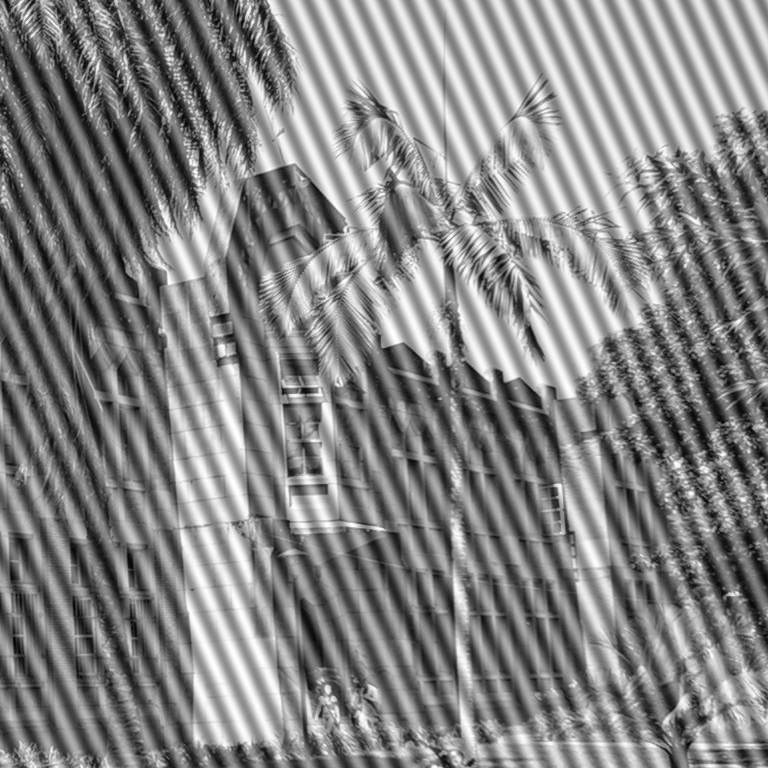
#> input picture Entrega 1/Punto 4.b/b.png, 768 x 768 px
$ jupyter execute ruido.ipynb
#> lines starting #> are read from the running program, lines starting #| are printed output that depends on the picture; after the words box and inside, x2 and y2 are one past the last pixel; in counts of white or black regions, pixels touching at a corner belong together
[cell 1]
import numpy as np
import matplotlib.pyplot as plt
import cv2

[cell 2]
fig_1, img_1 = plt.subplots(1,2,figsize=(10, 10))

ruido=cv2.imread("b.png",cv2.IMREAD_UNCHANGED)
#> ruido is the input picture: shape (768, 768); min 0, max 255, mean 132.5

img_1[0].set_title("Imagen con ruido")
img_1[0].imshow(ruido,cmap="gray")

tf=(np.fft.fft2(ruido))
tf1=np.fft.fftshift(tf)
intensidad=np.abs(tf1)

img_1[1].imshow(np.log(intensidad))

fig_1.tight_layout()
plt.show()
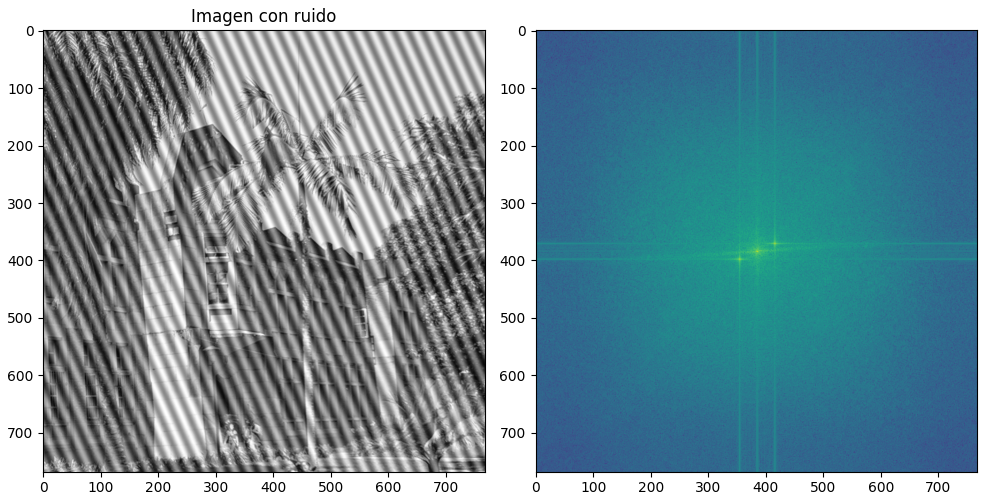
#> figure drawn by matplotlib, 2 panels

[cell 3]
mask_2=np.ones((768,768),dtype="uint8")

[cell 4]
# Lineas verticales
cv2.line(mask_2,(353,0),(353,768),0,2);
cv2.line(mask_2,(415,0),(415,768),0,2);

#Lineas horizontales
cv2.line(mask_2,(0,398),(768,398),0,2);
cv2.line(mask_2,(0,370),(768,370),0,2);

cv2.circle(mask_2,(415,370),10,0,-1);
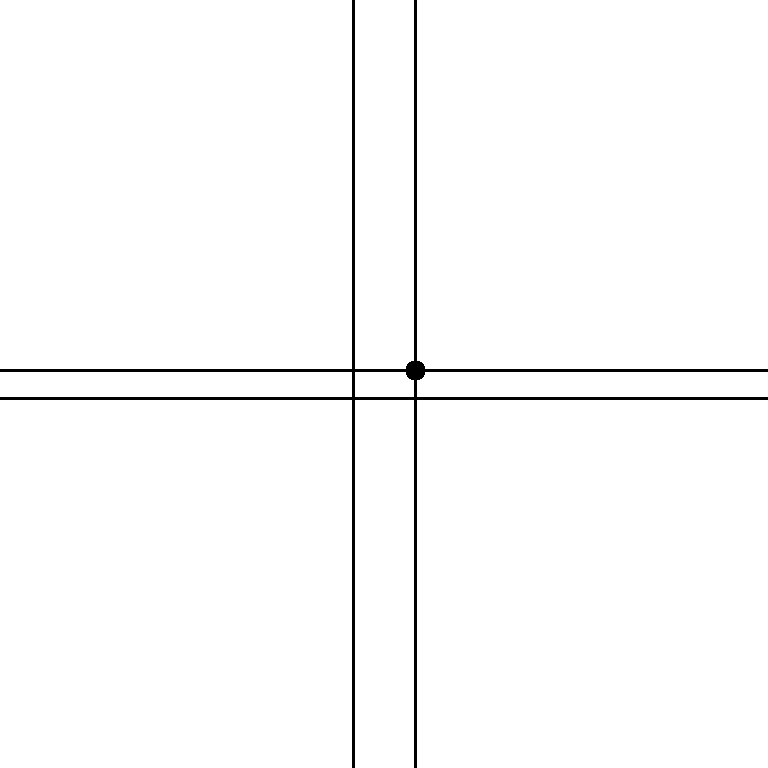
#> mask_2: shape (768, 768); values 0 (black) and 1 (white), 98.4% white; 1 black region, box (x1, y1, x2, y2) and area: (0, 0, 768, 768) 9388
cv2.circle(mask_2,(353,398),10,0,-1);
#> mask_2: shape (768, 768); values 0 (black) and 1 (white), 98.4% white; 1 black region, box (x1, y1, x2, y2) and area: (0, 0, 768, 768) 9596


#verticales centrales
cv2.line(mask_2,(384,0),(384,150),0,2);
cv2.line(mask_2,(384,620),(384,768),0,2);
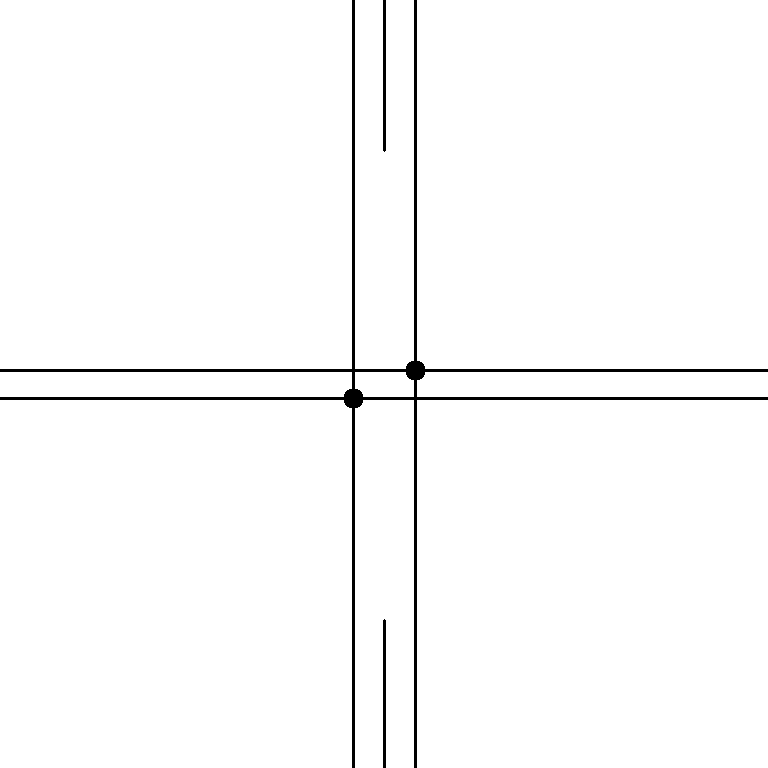
#> mask_2: shape (768, 768); values 0 (black) and 1 (white), 98.2% white; 3 black regions, box (x1, y1, x2, y2) and area: (0, 0, 768, 768) 9596, (383, 0, 386, 152) 454, (383, 619, 386, 768) 445

[cell 5]
fig_2, img_2 = plt.subplots(1,3,figsize=(15, 15))

#Mascara
img_2[0].set_title("Mascara")
img_2[0].imshow(mask_2,cmap="gray")

#Se multiplica la mascara por la tranformada de fourier de la imagen original
prueba= mask_2*tf1

img_2[1].set_title("Log(Intensidad)*Mascara")
img_2[1].imshow(np.log(np.abs(prueba+10000))[300:470, 300:470],cmap="gray")

#Se Grafica el resultado de la mascara por la tranformada de fourier de la imagen original
img_2[2].set_title("Resultado")
img_2[2].imshow((np.abs((np.fft.ifft2(prueba)))),cmap="gray")

fig_2.tight_layout()
plt.show()
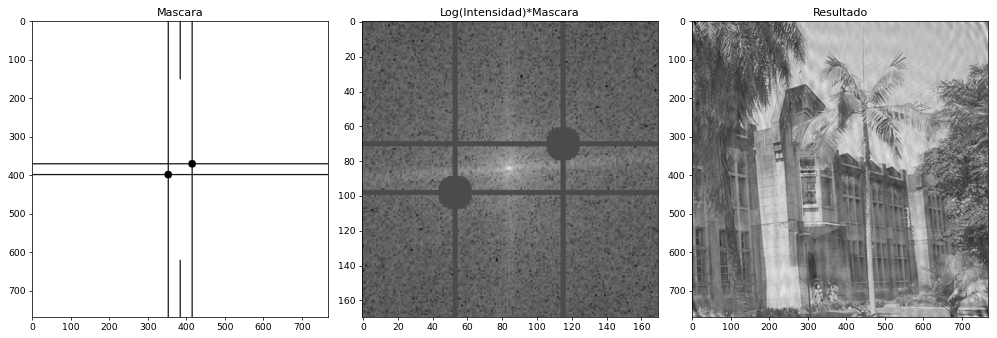
#> figure drawn by matplotlib, 3 panels

$ run again, with Entrega 1/Punto 4.b/Imagen sin ruido.png copied over Entrega 1/Punto 4.b/b.png
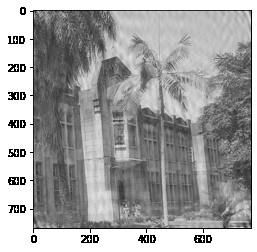
#> input picture Entrega 1/Punto 4.b/Imagen sin ruido.png, 257 x 252 px
#> ruido is the input picture: shape (252, 257, 4); mean B, G, R, A 160.2, 160.2, 160.2, 190.6
#> `intensidad=np.abs(tf1)`:
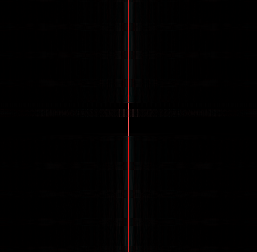
#> intensidad: shape (252, 257, 4) float64; mean of channels 0, 1, 2, 3 1116.5, 1116.5, 1986, 1116.5; drawn with min black and max white
#> `plt.show()`:
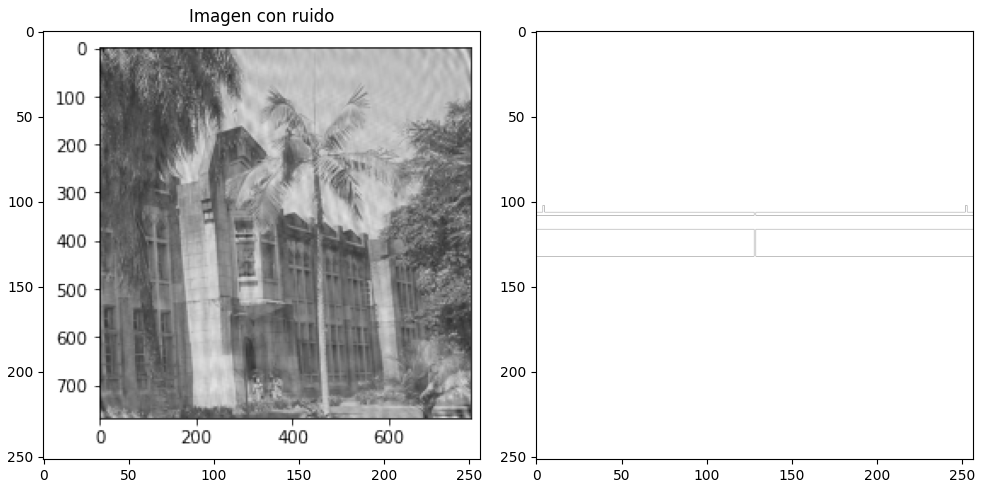
#> figure drawn by matplotlib, 2 panels
